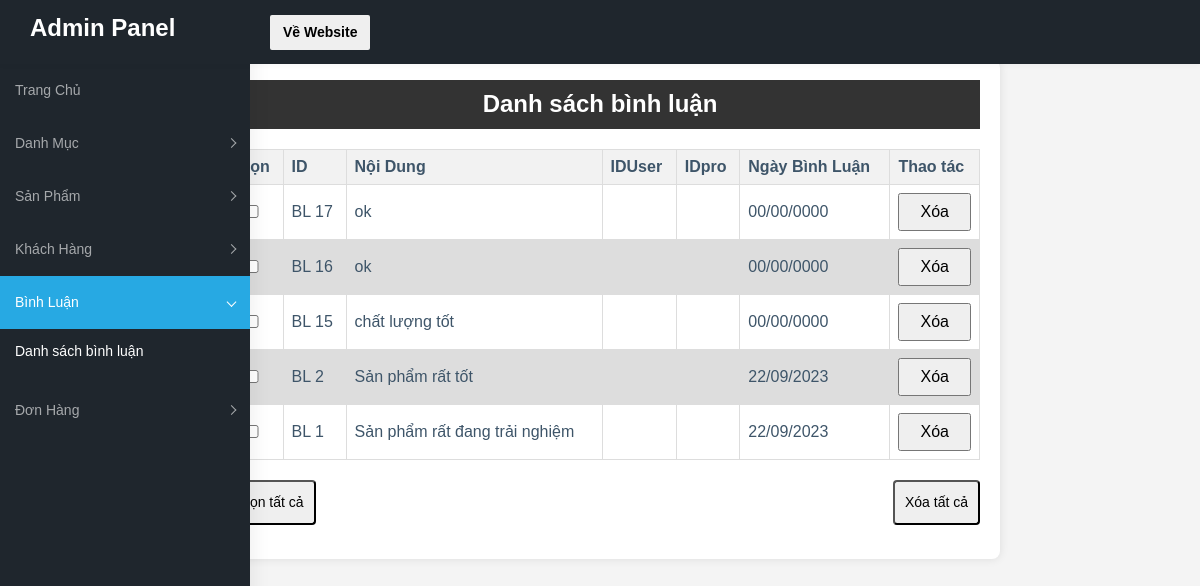
Before: /admin/index.php?act=listbl with the older database file.
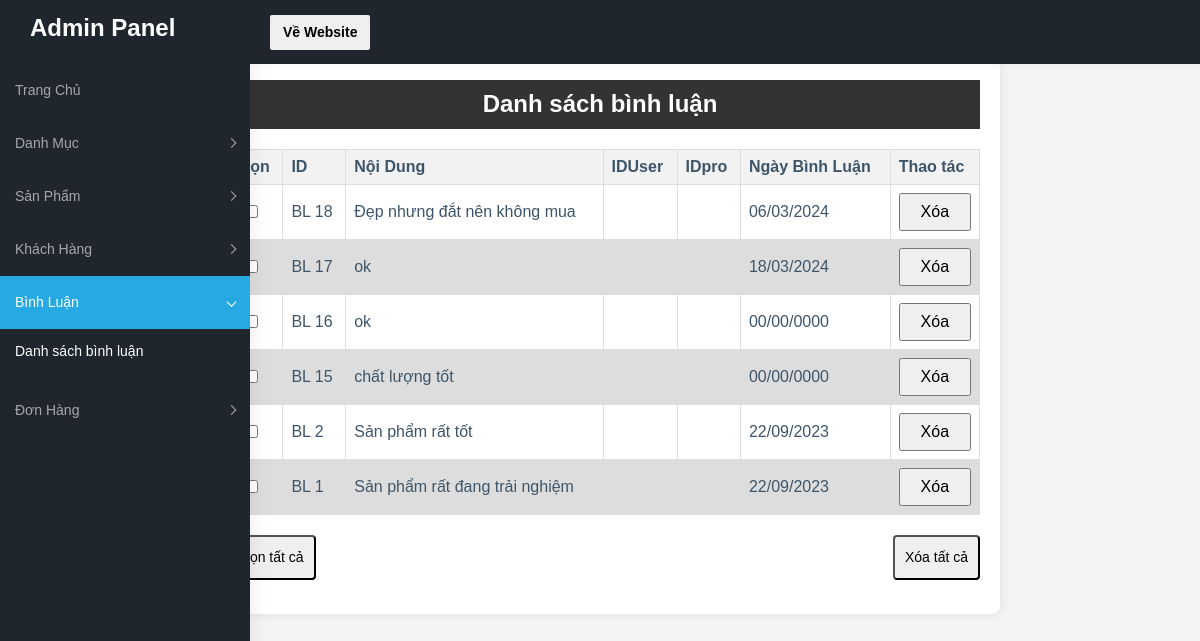
After: the same page with the newer database file.
### tables this page shows
CREATE TABLE `binhluan` (
  `id` int(10) NOT NULL,
  `noidung` varchar(255) NOT NULL,
  `iduser` int(10) NOT NULL,
  `idpro` int(10) NOT NULL,
  `ngaybinhluan` date DEFAULT NULL
);

### model/pdo.php (called while the page is built, shortened)
<?php
function pdo_get_connection(){
    $servername = "localhost";
    $username = "root";
    $password = "";
    try {
        $conn = new PDO("mysql:host=$servername;dbname=da1", $username, $password);
        $conn->setAttribute(PDO::ATTR_ERRMODE, PDO::ERRMODE_EXCEPTION);
        return $conn;
    } catch(PDOException $e) {
        echo "Connection failed: " . $e->getMessage();
    }
}
function pdo_query($sql){
    $sql_args=array_slice(func_get_args(),1);
    try{
        $conn=pdo_get_connection();
        $stmt=$conn->prepare($sql);
        $stmt->execute($sql_args);
        $rows=$stmt->fetchAll();
        return $rows;
    }
    catch(PDOException $e){
        throw $e;
    }
    finally{
        unset($conn);
    }
}
?>

### model/binhluan.php (called while the page is built, shortened)
<?php
        function loadall_binhluan($idpro) {
            $sql = "SELECT binhluan.id, binhluan.noidung, taikhoan.user, DATE_FORMAT(binhluan.ngaybinhluan, '%d/%m/%Y') AS ngaybinhluan
                    FROM binhluan
                    LEFT JOIN taikhoan ON binhluan.iduser = taikhoan.id";
            $sql .= " ORDER BY binhluan.id DESC";
            $listbl = pdo_query($sql);
            return $listbl;
        }
?>

### admin/binhluan/listbl.php (the view, shortened to what this page needs)
<section><header>
        <h1>Danh sách bình luận</h1>
    </header>
    <form action="#" method="post">
        <table>
            <thead>
                <tr>
                    <th>Chọn</th>
                    <th>ID</th>
                    <th>Nội Dung</th>
                    <th>IDUser</th>
                    <th>IDpro</th>
                    <th>Ngày Bình Luận</th>
                    <th>Thao tác</th>
                </tr>
            </thead>
            <tbody>
            <?php
            foreach ($listbinhluan as $binhluan) {
                extract($binhluan);
                $xoabl = "index.php?act=xoabl&id=" .$id;
                echo '<tr>
                    <td><input type="checkbox"></td>
                    <td>BL '.$id.'</td>
                    <td>'.$noidung.'</td>
                    <td>'.$iduser.'</td>
                    <td>'.$idpro.'</td>
                    <td>'.$ngaybinhluan.'</td>
                    <td><a href= "'.$xoabl.'"><input type="button" value="Xóa"></a></td>
                </tr>';
            }
            ?>
            </tbody>
        </table>
        <div class="table-actions">
            <button onclick="chonTatCa()">Chọn tất cả</button>
            <button onclick="xoaTatCa()">Xóa tất cả</button>
        </div>
    </form>
    </section>

Changed rows visible on the page:
added binhluan: id "18", noidung "Đẹp nhưng đắt nên không mua", ngaybinhluan "06/03/2024"
changed binhluan id 17: ngaybinhluan "00/00/0000" → "18/03/2024"
